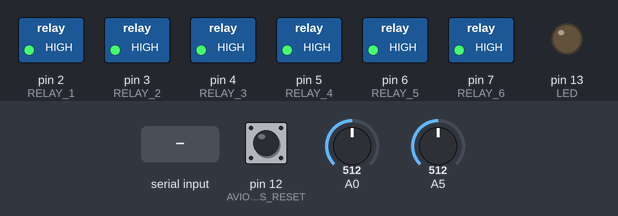
A sketch run on a simulated Arduino Uno, built with avr-gcc and run on an emulated ATmega328P. Shown: switched loads named in the sketch (green lamp = pin HIGH), output pins drawn as LEDs (lit = HIGH). The inputs (shaded band) are chosen by the test bench; at power-on: pin 12 (AVIONICS_RESET) HIGH, A0 = 512, A5 = 512. What the sketch prints to the serial monitor is not drawn.

Above: at 1.2 s.
1.3 s: byte 33 (0x21) received over Serial
At 2.0 s:
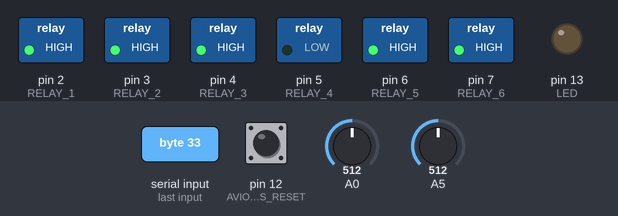
At 5.1 s:
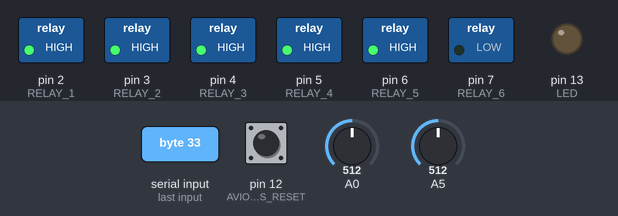
7.3 s: pin 12 (AVIONICS_RESET) pulled LOW for 3.2 s
12.0 s: byte 34 (0x22) received over Serial
At 12.5 s:
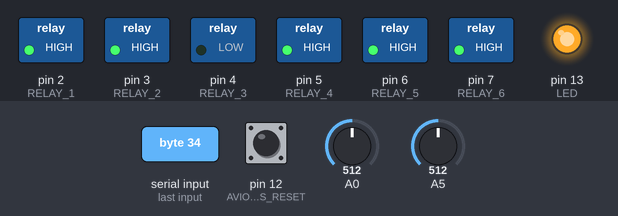
Timing chart, 0 to 20.0 s (numbered marks = the images above; inputs shaded):
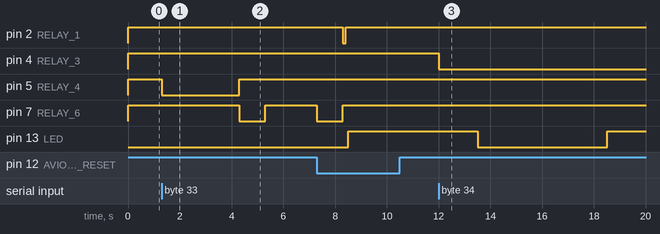

The sketch:

IgnitionBoxArduino.ino
```cpp
#include <SoftwareSerial.h>
#include <Wire.h>
// #include <Adafruit_ADS1015.h>


#define RELAY_1    2
#define RELAY_2    3
#define RELAY_3    4
#define RELAY_4    5
#define RELAY_5    6
#define RELAY_6    7
#define SERIAL_TX  11
#define SERIAL_RX  10
#define AVIONICS_RESET 12
#define LED        13

#define USB_SERIAL_BAUD 9600
#define UMB_SERIAL_BAUD 9600

#define ARM_RELAY RELAY_1
#define FIRE_RELAY RELAY_2
#define FILL_RELAY RELAY_3
#define PURGE_RELAY RELAY_4
#define EJECT_RELAY RELAY_6


#define HEART_BEAT_DELAY 5000
#define LOAD_CELL_TIME_DELAY 500

#define FIRE_DURATION 11000
#define INJECTION_VALVE_IGNITION_OVERLAP_TIME 1000
#define PURGE_TIME 3000
#define EJECT_TIME 1000
#define SECOND_EJECT_DELAY 2000


//Load Cell constants
#define LOAD_CELL_A 1
#define LOAD_CELL_B 0

#define LOAD_CELL_BUFFER_SIZE 10

#define RELAY_ON LOW
#define RELAY_OFF HIGH


SoftwareSerial umbilical(SERIAL_RX, SERIAL_TX);
// Adafruit_ADS1115 ads;

bool armed = false;
bool fired  = false;
long int heartTime;
long int loadTime;

int32_t loadBuffer[LOAD_CELL_BUFFER_SIZE];
long int loadTotal;
int loadPtr;


//This function impliments the arm command
//The ARM relay is opened
void arm(){
  digitalWrite(FILL_RELAY, RELAY_OFF);
  digitalWrite(PURGE_RELAY, RELAY_ON);
  delay(PURGE_TIME);
  digitalWrite(PURGE_RELAY, RELAY_OFF);

  digitalWrite(EJECT_RELAY, RELAY_ON);
  delay(EJECT_TIME);
  digitalWrite(EJECT_RELAY, RELAY_OFF);

  delay(SECOND_EJECT_DELAY);
  digitalWrite(EJECT_RELAY, RELAY_ON);
  delay(EJECT_TIME);
  digitalWrite(EJECT_RELAY, RELAY_OFF);

  digitalWrite(ARM_RELAY, RELAY_ON);
  armed = true;
  Serial.read(); //Read the remaining byte of the command
}

//This function impliments the fire command
//The FIRE relay is opened only if the system is armed
//otherwise the system will ignore this call
void fire(){
  if(armed){
    digitalWrite(FIRE_RELAY, RELAY_ON);
    fired = true;
    delay(FIRE_DURATION); //Wait for the igniter to get hot
    umbilical.write((byte) 0x20);
    umbilical.write((byte) 0x00);
    delay(INJECTION_VALVE_IGNITION_OVERLAP_TIME); //keep ignition on
    abortCommand(); //Close the relays
  }
  Serial.read(); //Read the remaining byte of the command
}

//This command will close both Arm and Fire relays
//In addition it will reset the sytem to a disarmed state
void abortCommand(){
  umbilical.write((byte) 0x2F);
  umbilical.write((byte) 0x00);
  digitalWrite(FIRE_RELAY, RELAY_OFF);
  digitalWrite(ARM_RELAY, RELAY_OFF);
  armed = false;
  Serial.read();
}

void openFillValve(){
  digitalWrite(FILL_RELAY, RELAY_ON);
  Serial.read();
}

void closeFillValve(){
  digitalWrite(FILL_RELAY, RELAY_OFF);
  Serial.read();
}

void readLoadCell(){
    //Calculate the load Cell packet
    loadTotal-=loadBuffer[loadPtr];
    // loadBuffer[loadPtr] = ads.readADC_Differential_0_1();
    loadBuffer[loadPtr] = analogRead(A5);
    loadTotal+=loadBuffer[loadPtr];
    loadPtr = (loadPtr+1) % LOAD_CELL_BUFFER_SIZE;

}

void setup() {

  //Set all of the relay controls to output
  pinMode(RELAY_1, OUTPUT);
  pinMode(RELAY_2, OUTPUT);
  pinMode(RELAY_3, OUTPUT);
  pinMode(RELAY_4, OUTPUT);
  pinMode(RELAY_5, OUTPUT);
  pinMode(RELAY_6, OUTPUT);
  pinMode(A5, INPUT);

  pinMode(AVIONICS_RESET, INPUT_PULLUP);

  //Ensure the relays are closed
  digitalWrite(RELAY_1, RELAY_OFF);
  digitalWrite(RELAY_2, RELAY_OFF);
  digitalWrite(RELAY_3, RELAY_OFF);
  digitalWrite(RELAY_4, RELAY_OFF);
  digitalWrite(RELAY_5, RELAY_OFF);
  digitalWrite(RELAY_6, RELAY_OFF);

  //Set the Arduino Onboard LED to output
  pinMode(LED,OUTPUT);

  // ads.setGain(GAIN_ONE);
  // ads.begin();

  //Initialize the USB Serial Connection
  Serial.begin(USB_SERIAL_BAUD);
  while(!Serial){
    ;
  } //Wait for USB Serial to connect

  //Initialize the Umbilical Serial Connection
  umbilical.begin(UMB_SERIAL_BAUD);
  umbilical.write((byte) 0);

  heartTime = 0;
  loadTime = 0;

  for(int i=0; i<LOAD_CELL_BUFFER_SIZE; i++) loadBuffer[i]=0;
  loadPtr=0;
  loadTotal=0;
}


void loop() {


  //Feed all commands from avionics to the ground station
  if(umbilical.available()){
    while(umbilical.available()){
      Serial.write(umbilical.read());
    }
  }


  //Recive and parse commands from ground station
  if(Serial.available()){
    while(Serial.available()){
      byte header = Serial.read();
      if(header == 0x21) arm();
      else if(header == 0x20) fire();
      else if(header == 0x2F) abortCommand();
      else if(header == 0x22) openFillValve();
      else if(header == 0x23) closeFillValve();
      else umbilical.write(header);
    }
  }

  //Check for the Avionics reset
  if(digitalRead(AVIONICS_RESET)==LOW){
    delay(100); //Debounce delay
    if(digitalRead(AVIONICS_RESET)==LOW){
      abortCommand();
      delay(100);
      umbilical.write((byte) 0x45);
      umbilical.write((byte) 0x00);
    }
  }

  //Send a Heartbeat packet
  if(millis()-heartTime >= HEART_BEAT_DELAY){
    if(analogRead(0)>350){  //If the voltage is above nominal levels
      readLoadCell();
      //Send a heartbeat packet
      umbilical.write((byte) 0x46);
      umbilical.write((byte) 0x00);
      digitalWrite(LED,0x1^digitalRead(LED));
    }
    else{
      digitalWrite(LED,HIGH);
    }
    heartTime = millis();
  }


  //Send a Load Cell packet
  if(millis()-loadTime>LOAD_CELL_TIME_DELAY){
    if(analogRead(0)>350){  //If the voltage is above nominal levels
      readLoadCell();

      int32_t loadCell = (int32_t) (loadTotal/LOAD_CELL_BUFFER_SIZE);

      //Send the loadcell packet
      for(int i=0; i<4; i++) Serial.write(0x40);
      // Serial.write((loadCell>>24) && 0xff);
      // Serial.write((loadCell>>16) && 0xff);
      // Serial.write((loadCell>>8) && 0xff);
      // Serial.write(loadCell && 0xff);
      Serial.write((loadCell >> 12) & 0xff);
      Serial.write((loadCell >> 4) & 0xff);
      Serial.write((loadCell >> 0) & 0x0f);
      Serial.write((byte) 0x00);
      Serial.write((byte) 0x00);


    }
    loadTime=millis();


  }


}
```

Measured:
- after the input at 1.3 s, pin 5 (RELAY_4): HIGH → LOW at once, → HIGH 3.0 s later; pin 7 (RELAY_6): HIGH → LOW after 3.0 s, → HIGH 1.0 s later; pin 13 (LED): stays LOW (without the input it goes to HIGH after 3.7 s)
- after the input at 12.0 s, pin 4 (RELAY_3): HIGH → LOW at once
